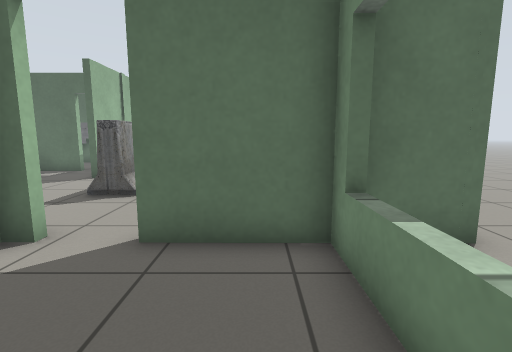
View 1 (above)

16 first-person views from a walk through a world built for the Gazebo simulator. The camera is 0.9 m above the floor, tilts 8° down and sees 85° across. Floor lines are 1 m apart. The floor is counted in squares, 0.5 m on a side. Each view is taken from the middle of a square. On the plan, view 1 faces up. The plan holds only what a view shows up to about 15 squares ahead; the rest is blank. The place goes on beyond the plan. Simple patterns stand in for the simulator's built-in surfaces.

View 2
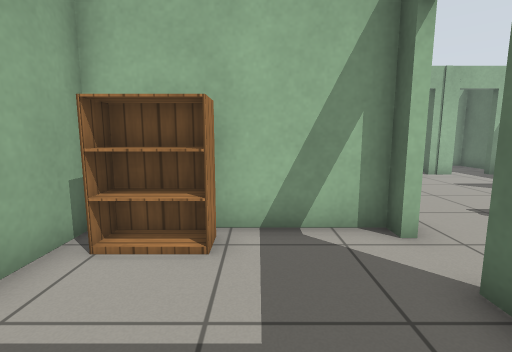

View 3
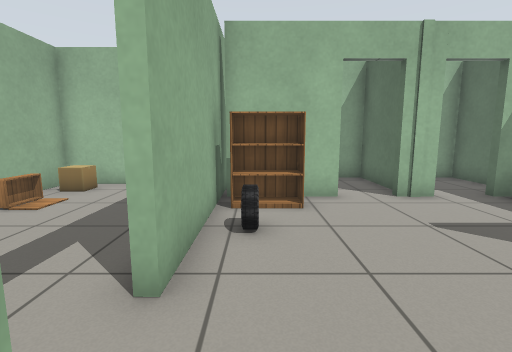

View 4
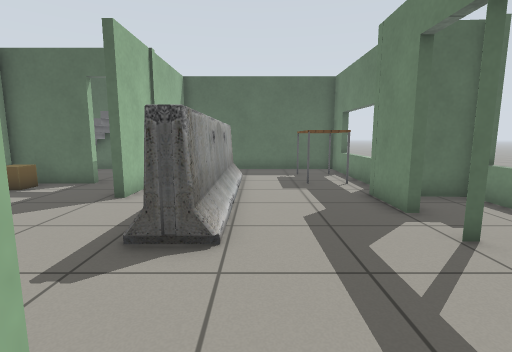

View 5
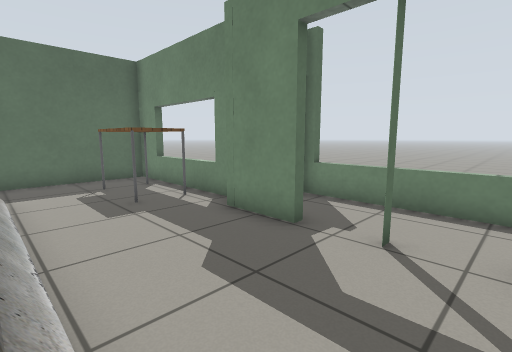

View 6
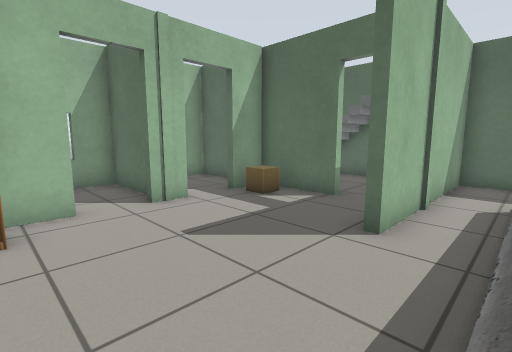

View 7
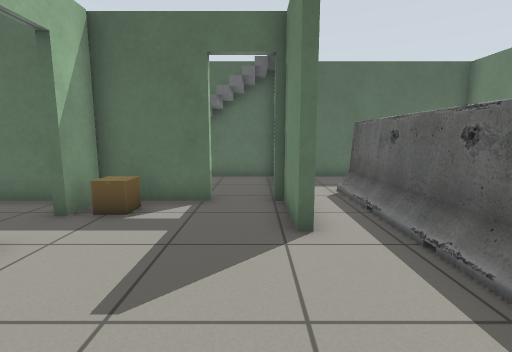

View 8
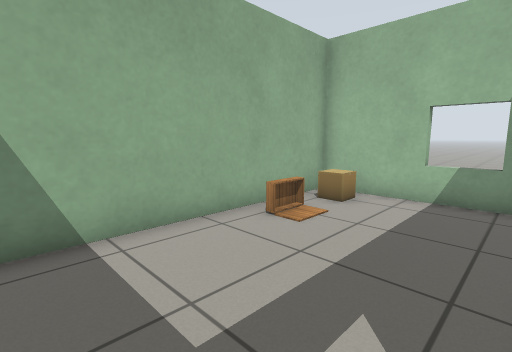

View 9
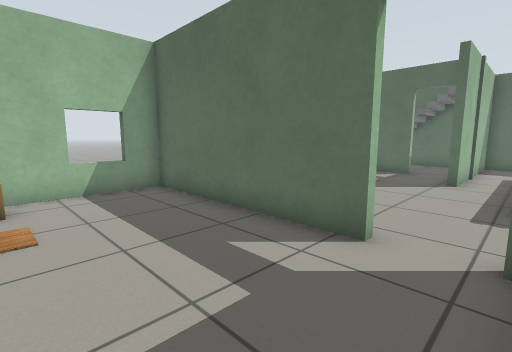

View 10
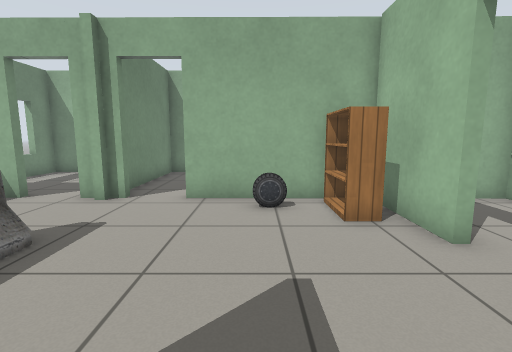

View 11
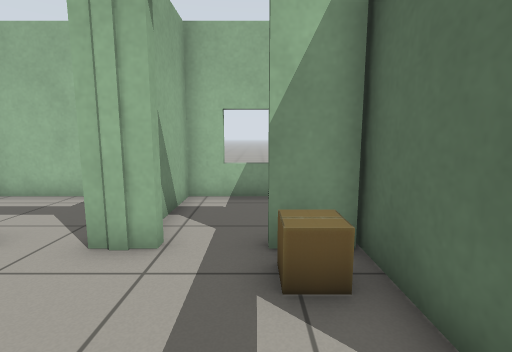

View 12
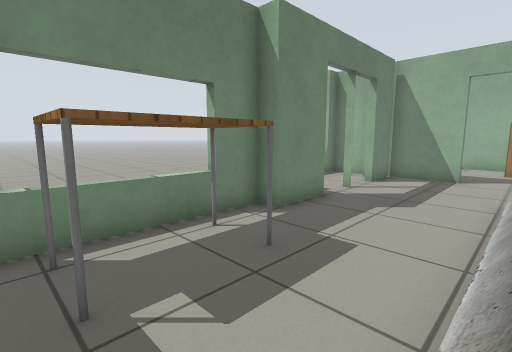

View 13
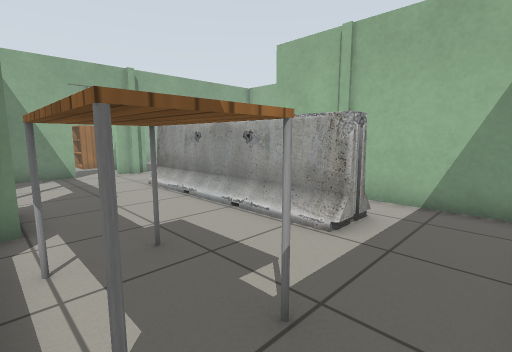

View 14
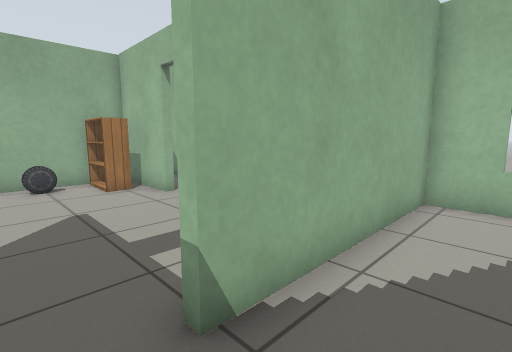

View 15
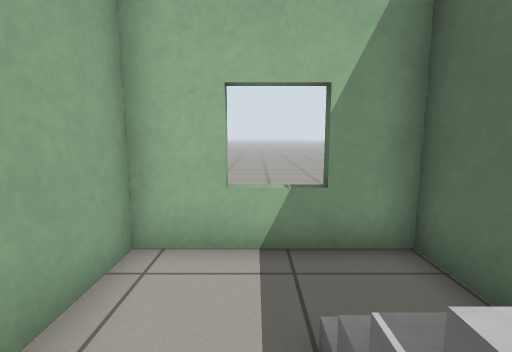

View 16
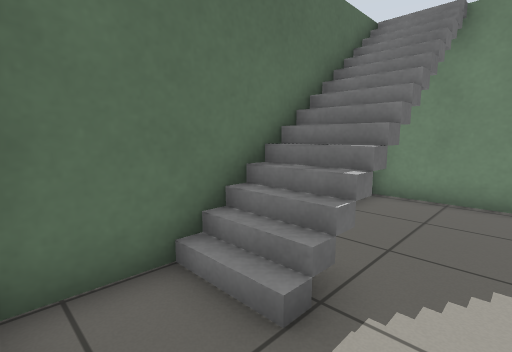

### Floor plan
Ten units are one square. View 1 is at (0, 0); x grows to the right and y downward. Boxes are objects, and circles mark ways between rooms. Rooms are numbered by the first view taken in them; rooms with no view inside come last. Other rooms are left out.
<svg viewBox="-168 -201 207 218">
<path fill="none" stroke="#000" d="M-37 -46 -44 -46 -44 -17M-44 4 -44 12 -15 12M0 12 13 12 13 -46 -21 -46M-72 -121 -72 -148M-93 -147 -131 -147M6 -104 6 -127 13 -126 13 -196 -69 -196M-69 -184 -69 -121M-52 -49 -46 -49M-44 -49 -37 -49M-123 -115 -123 -102M-21 -49 7 -49M-123 -146 -123 -131M-123 -85 -123 -50M6 -51 6 -69M-131 -50 -69 -49M-69 -46 -146 -47 -146 12 -47 12 -47 -36M-72 -162 -72 -185M-71 -196 -163 -196 -163 -150 -93 -150M-69 -196 -69 -184M-131 -107 -163 -107 -163 -50 -131 -50M18 -49 34 -48 34 -121 20 -121M-131 -147 -163 -147 -163 -110 -139 -110"/>
<rect x="-45" y="-15" width="20" height="20" fill="#bbb"><title>bookshelf</title></rect>
<rect x="-125" y="-145" width="20" height="10" fill="#bbb"><title>cardboard box</title></rect>
<rect x="-115" y="-75" width="10" height="20" fill="#bbb"><title>bookshelf</title></rect>
<rect x="-105" y="-65" width="20" height="10" fill="#bbb"><title>car</title></rect>
<rect x="-55" y="-165" width="20" height="80" fill="#bbb"><title>barrier</title></rect>
<rect x="-15" y="-175" width="20" height="30" fill="#bbb"><title>table</title></rect>
<rect x="-145" y="-5" width="20" height="10" fill="#bbb"><title>cardboard box</title></rect>
<rect x="-115" y="-5" width="10" height="10" fill="#bbb"><title>other object</title></rect>
<rect x="-135" y="-185" width="10" height="10" fill="#bbb"><title>grey box</title></rect>
<rect x="-125" y="-185" width="10" height="10" fill="#bbb"><title>grey box</title></rect>
<circle cx="-25" cy="-50" r="3" fill="#2a7"/>
<circle cx="-50" cy="0" r="3" fill="#2a7"/>
<circle cx="-65" cy="-50" r="3" fill="#2a7"/>
<circle cx="-85" cy="-150" r="3" fill="#2a7"/>
<circle cx="-125" cy="-95" r="3" fill="#2a7"/>
<circle cx="10" cy="-85" r="3" fill="#2a7"/>
<circle cx="-123" cy="-123" r="3" fill="#2a7"/>
<text x="-20" y="-20">1</text>
<text x="-50" y="-120">2</text>
<text x="-100" y="-20">3</text>
<text x="-120" y="-180">4</text>
<text x="-150" y="-80">5</text>
<text x="20" y="-90">6</text>
<text x="-150" y="-130">7</text>
</svg>
Room 1 opens to room 2. Room 1 opens to room 3. Room 2 opens to room 3. Room 2 opens to room 4. Room 2 opens to room 5. Room 2 opens to room 6. Room 2 opens to room 7.

Where each view was taken, in squares from view 1:
view 1: 0 up, 0 right, facing up
view 2: 2 up, 1 right, facing left
view 3: 6 up, 4 left, facing left
view 4: 4 up, 3 left, facing up
view 5: 7 up, 4 left, facing up-right
view 6: 7 up, 5 left, facing up-left
view 7: 7 up, 8 left, facing up
view 8: 4 up, 6 left, facing down-left
view 9: 0 up, 5 left, facing up-left
view 10: 13 up, 9 left, facing down
view 11: 13 up, 8 left, facing left
view 12: 18 up, 4 left, facing down-right
view 13: 19 up, 1 right, facing down-left
view 14: 17 up, 8 left, facing down-left
view 15: 17 up, 12 left, facing left
view 16: 16 up, 16 left, facing up-right
